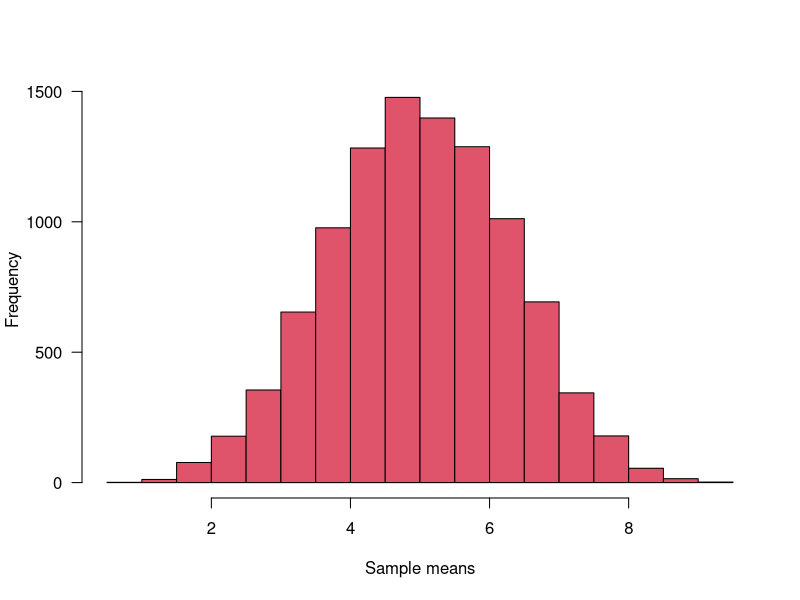
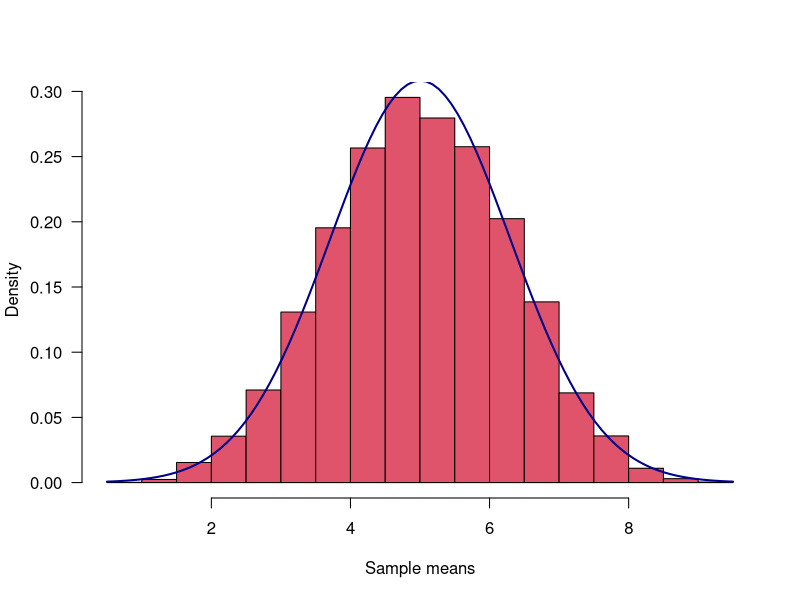
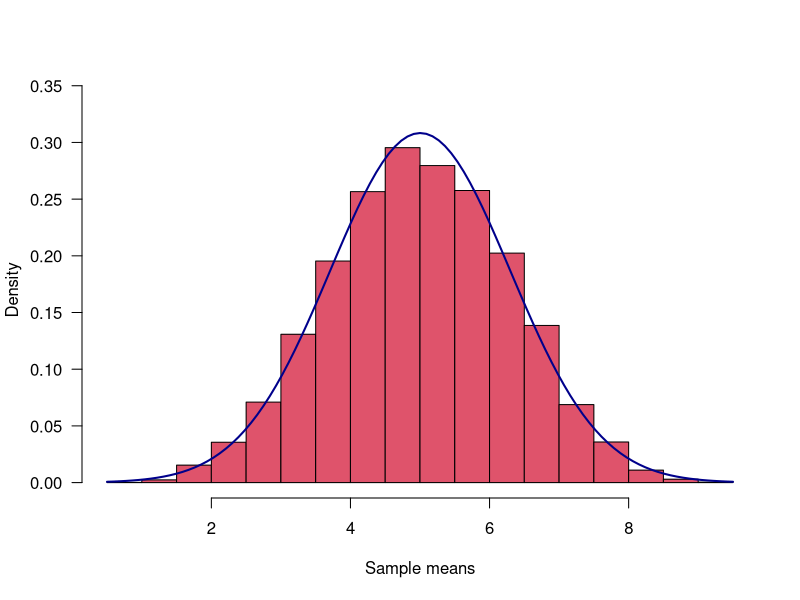
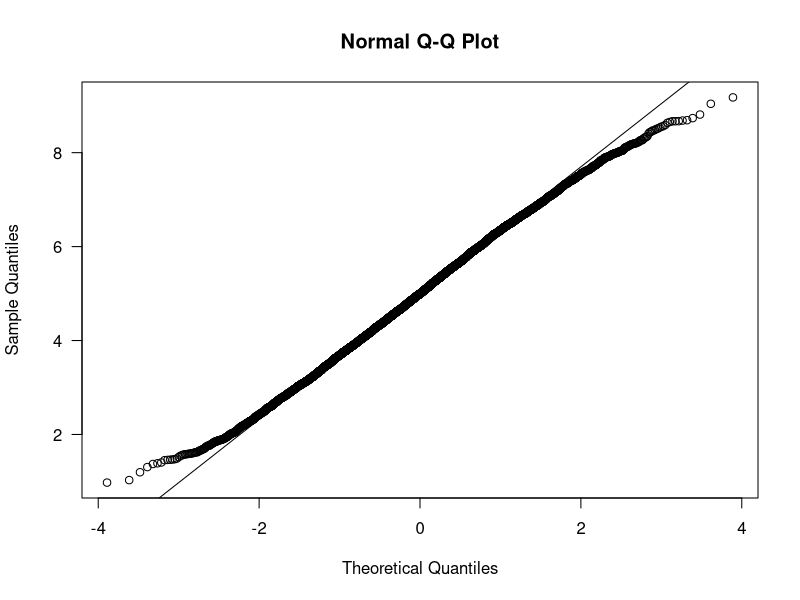

These figures' R source, in order:
## ---- chunk 1
knitr::opts_chunk$set(echo = TRUE)
## ---- chunk 2
# Create a vector to store results
umeans <- numeric(10000)
set.seed(1001)
# Run the loop 10,000 times
for (i in 1:10000){
# Take the mean of a sample of 5 uniformly distributed numbers
# and store it in the vector, means
  umeans[i] <- mean(runif(5, min = 0, max = 10))
}
# Make a histogram of the 10,000 means
hist(umeans, las = 1, main= "", xlab = "Sample means", col = 2)
## ---- chunk 3
hist(umeans, las = 1, main= "", xlab = "Sample means",
col = 2, prob = TRUE)
curve(dnorm(x, mean = mean(umeans), sd = sd(umeans)),
add=T, col = "darkblue", lwd = 2)
## ---- chunk 4
h <- hist(umeans, prob = T, plot = F)
# Set the range of the y-axis to go from 0 to the maximum density + 15%
hist(umeans, las = 1, main= "", xlab = "Sample means",
col = 2, prob = T, ylim = c(0, max(h$density)+ max(h$density)*0.15))
curve(dnorm(x, mean = mean(umeans), sd = sd(umeans)),
add=T, col = "darkblue", lwd = 2)
## ---- chunk 5
qqnorm(umeans, las=1)
qqline(umeans)
